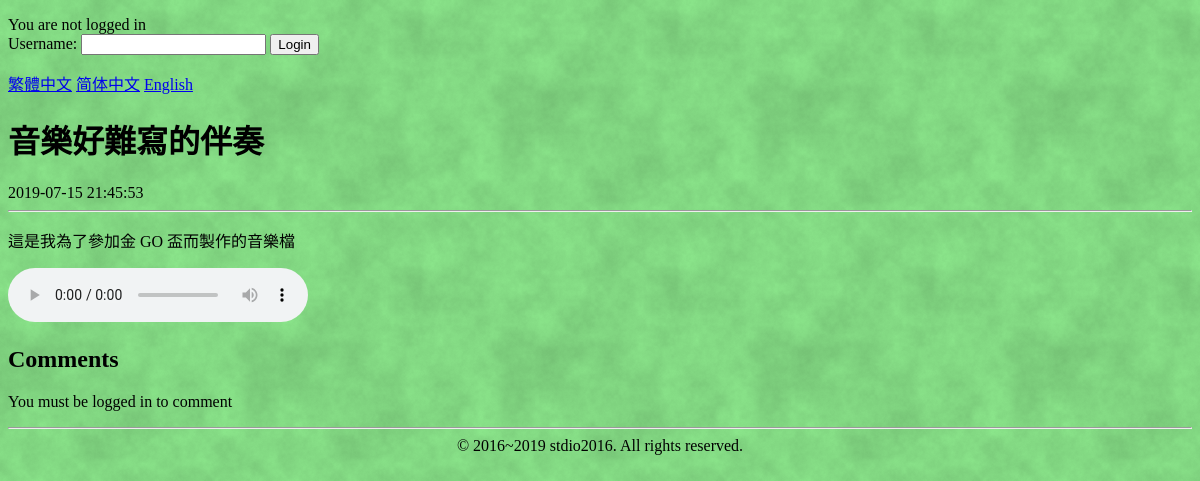
Screenshot of /play.php?id=1 with the database file from the repository.
### tables this page shows
CREATE TABLE `sounds` (
  `id` int(11) NOT NULL AUTO_INCREMENT,
  `name` varchar(255) NOT NULL,
  `date` datetime NOT NULL,
  `file` varchar(80) NOT NULL,
  `description` text NOT NULL,
  `user` varchar(20) NOT NULL,
  PRIMARY KEY (`id`)
);

### b.php (called while the page is built, shortened)
<?php
function getLang() {
  $supported_language = ['en', 'zh-tw', 'zh'];
  $langs = explode(',', $_SERVER['HTTP_ACCEPT_LANGUAGE']);
  $langs = array_map(function ($a) {
    $i = strpos($a, ";");
    if ($i !== false) {
      $a = substr($a, 0, $i);
    }
    return strtolower(trim($a));
  }, $langs);
  if (isset($_GET['lang'])) {
    $lang = $_GET['lang'];
  }
  else {
    $lang = 'en';
    foreach ($langs as $lang) {
      if (in_array($lang, $supported_language)) break;
    }
  }
  return $lang;
}
if (!isset($no_translation)) {
  $lang = getLang();
  include("lang/en.php");
}

### lang/en.php (called while the page is built)
<?php
$trans = array();
$trans['record list'] = 'Recording List';
$trans['constructing...'] = 'This website is being constructed... You can see this page later.';
$trans['time:'] = 'Time: ';
$trans['you are not logged in'] = 'You are not logged in';
$trans['type username:'] = 'Username: ';
$trans['login'] = 'Login';
$trans['welcome,'] = 'Welcome, ';
$trans['logout'] = 'Logout';
$trans['username restriction'] = 'Username can only contain letters and digits, and cannot be longer than 20 characters';
$trans['comment cannot be empty'] = 'Comment cannot be blank';
$trans['comment'] = 'Comments';
$trans['you must login to make comment'] = 'You must be logged in to comment';
$trans['ok'] = 'OK';
$trans['copyright'] = '&copy; 2016~2019 stdio2016. All rights reserved.';
$trans['recording not found'] = 'Recording not found';
$trans['recording not found reason'] = 'Maybe I deleted the recording file, sorry.';
$trans['page not found'] = 'Page not found';
$trans['this is not the place you should come'] = "This is not the place you should come.";
$trans['you can '] = 'You can ';
$trans['go to homepage'] = 'go to homepage';
$trans['you are using old and unsupported ie'] = "This website doesn't support IE. Please use Chrome or Firefox.";
$trans['upload sound'] = 'Upload sound';
$trans['you must login to upload sound'] = 'You must be logged in to upload sound';
$trans['name:'] = 'Name: ';
$trans['file:'] = 'File: ';
$trans['description:'] = 'Description: ';
$trans['upload success'] = 'Upload success';
$trans['upload failed'] = 'Upload failed!';

### play.php (the view, shortened to what this page needs)
<?php
require_once 'b.php';
$sql = "SELECT name, `date`, file, description FROM sounds where id = :id";
$query = $db->prepare($sql);
$query->execute(array(':id' => $_GET['id']));
$f = $query->fetch();
$name = htmlspecialchars($f['name']);
?>
<!DOCTYPE html>
<html lang="<?=$lang?>">
<head>
<link rel="stylesheet" href="<?=BASE_PATH?>/css/main.css">
</head>
<body>
<?php include 'login.php'; ?>
<?php if (!$f) {
  http_response_code(404);
?>
<h1><?=$trans['recording not found']?></h1>
<p><?=$trans['recording not found reason']?></p>
<?php } else { ?>
<h1><?= $name ?></h1>
<span class="date"><?= $f['date'] ?></span>
<hr>
<p><?= $f['description'] ?></p>
<audio controls>
  <source src="<?=BASE_PATH?>/files/<?= $f['file'] ?>.ogg">
  <source src="<?=BASE_PATH?>/files/<?= $f['file'] ?>.m4a">
  <source src="<?=BASE_PATH?>/files/<?= $f['file'] ?>.wav" type="audio/wav">
  <source src="<?=BASE_PATH?>/files/<?= $f['file'] ?>.mp3" type="audio/mpeg">
</audio>
<h2><?=$trans['comment']?></h2>
  <?php if (isset($_SESSION['songs/user'])) { ?>
<form id='cmt' action="makeComment.php" method="post" onsubmit="return checkNoEmptyComment(event)">
  <input name='song' type="hidden" value='<?= $_GET['id'] ?>'>
  <textarea name='comment' maxlength="1000"></textarea><br>
  <button type="submit"><?=$trans['ok']?></button>
</form>
  <?php } else { ?>
<p><?=$trans['you must login to make comment']?></p>
  <?php } ?>
<?php } ?>
<hr>
<?php require 'c.php';

### css/main.css (style rules this page uses)
html { background-color: rgb(144, 255, 144); background-image: url("../image/background.png") }

### rows the page displays
sounds: name "音樂好難寫的伴奏", date "2019-07-15 21:45:53", description "這是我為了參加金 GO 盃而製作的音樂檔"

### other values shown
$trans['you are not logged in'] "You are not logged in"
$trans['type username:'] "Username:"
$trans['login'] "Login"
$trans['comment'] "Comments"
$trans['you must login to make comment'] "You must be logged in to comment"
$trans['copyright'] "© 2016~2019 stdio2016. All rights reserved."
